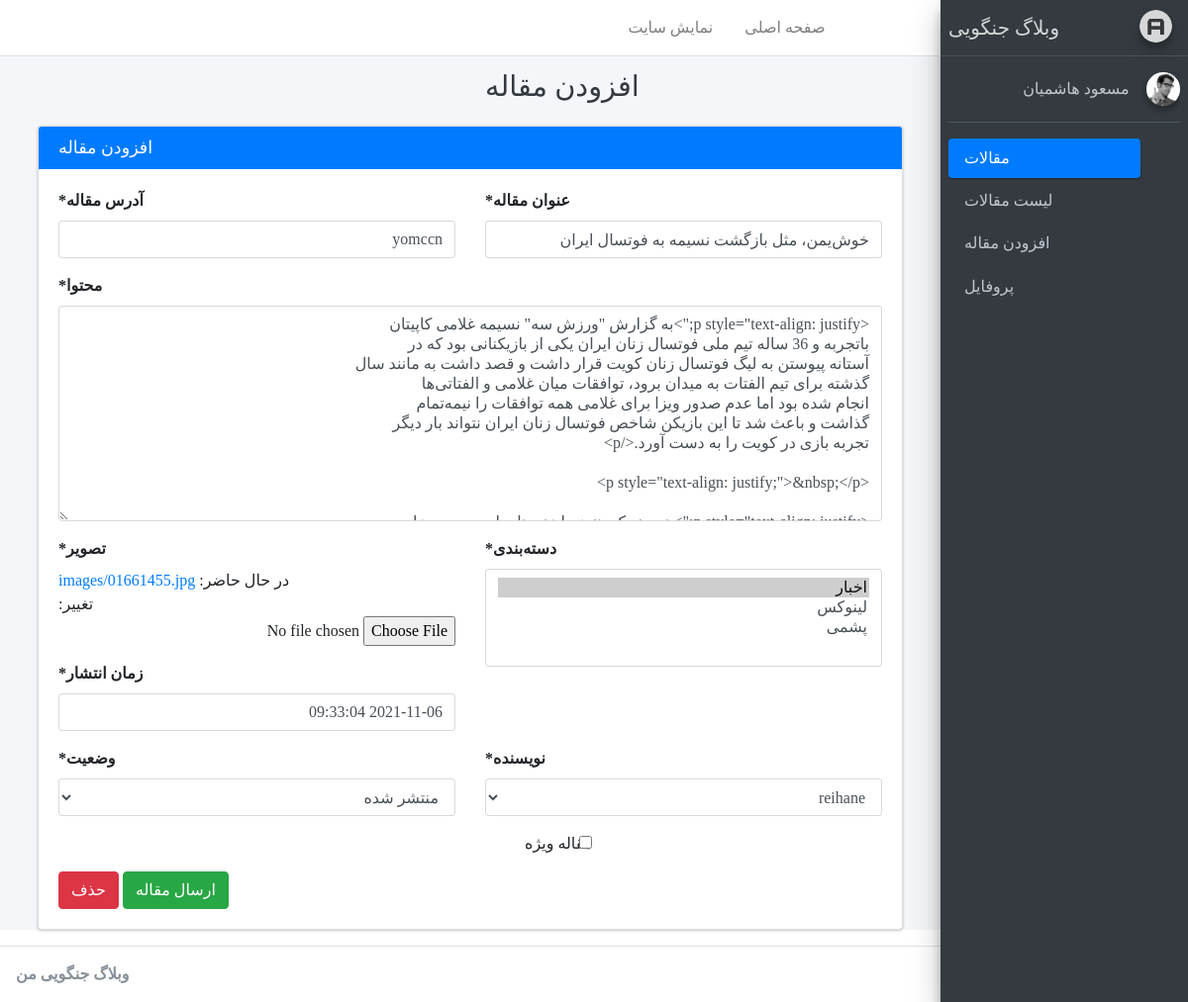
The app's page /account/article/update/3 (signed in), older data.
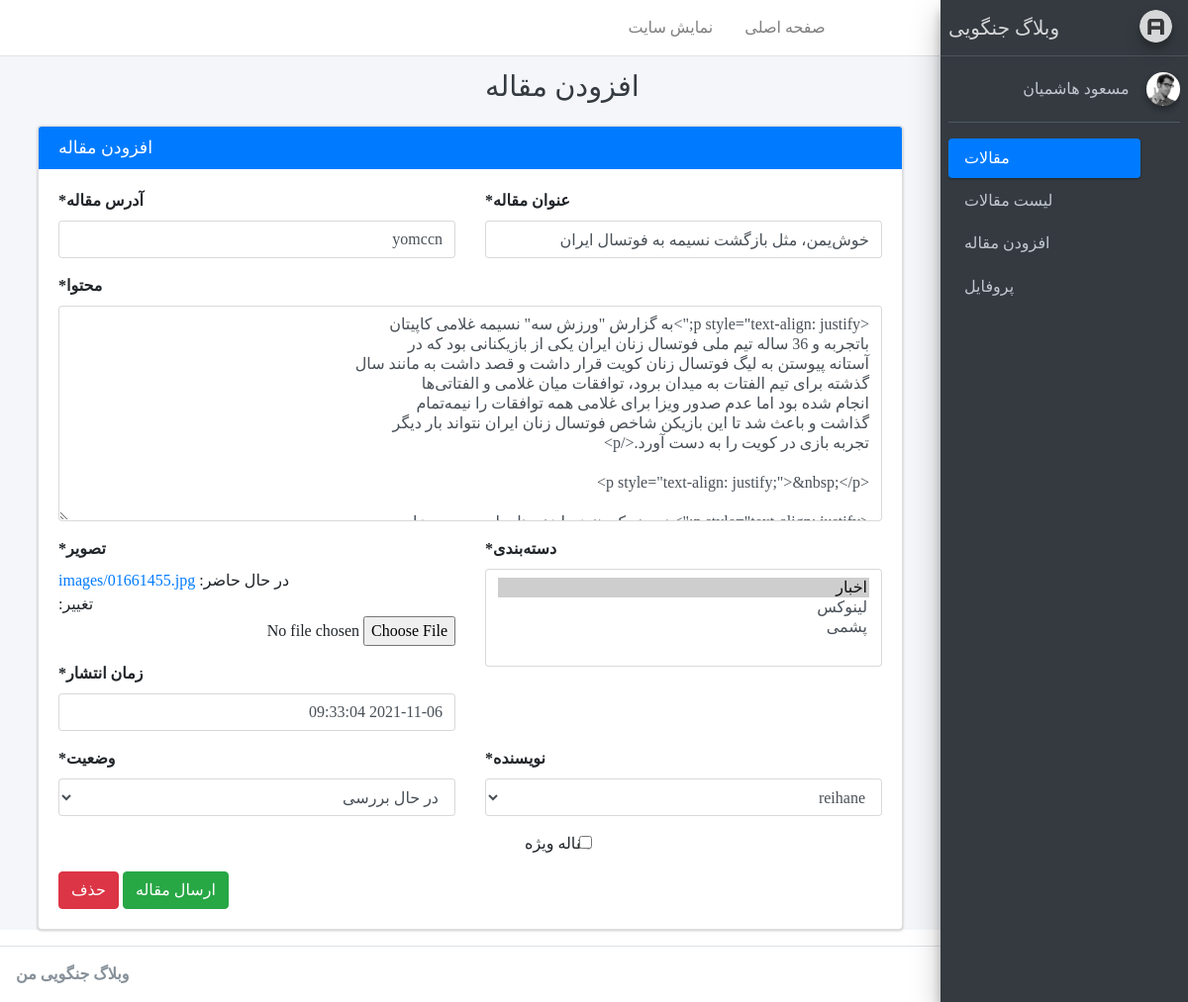
The same page, newer data.
### blog/models.py (models this page shows, shortened)
class Article(models.Model):
    STATUS_CHOICES = (
        ('d','پیش نویس'),       #draft
        ('p','منتشر شده'),      #publish
        ('i','در حال بررسی'),   #investigation
        ('b','برگشت داده‌شده'),  #back
    )
    author = models.ForeignKey(User, null=True, on_delete=models.SET_NULL,related_name='articles',verbose_name='نویسنده')
    title = models.CharField(max_length=200,verbose_name = "عنوان مقاله")
    slug = models.SlugField(max_length=100,unique=True,verbose_name = "آدرس مقاله")
    category = models.ManyToManyField(Category,verbose_name='دسته‌بندی',related_name="articles")
    description = models.TextField(verbose_name = "محتوا")
    thumbnail = models.ImageField(upload_to="images",verbose_name = "تصویر")
    publish = models.DateTimeField(default=timezone.now,verbose_name = "زمان انتشار")
    created = models.DateTimeField(auto_now_add=True)
    updated = models.DateTimeField(auto_now=True)
    is_special = models.BooleanField(default=False,verbose_name="مقاله ویژه")
    status = models.CharField(max_length=1,choices=STATUS_CHOICES,verbose_name = "وضعیت")
    class Meta:
        verbose_name = "مقاله"
        verbose_name_plural = "مقالات"
        ordering = ['-publish']
    def jpublish(self):
        return jalali_converter(self.publish)
    jpublish.short_description = "زمان انتشار"
    def thumbnail_tag(self):
        return format_html("<img width=100 height=70 style='border-radius: 5px;' src='{}'>".format(self.thumbnail.url))
    thumbnail_tag.short_description = "عکس"
    def category_to_str(self):
        return "، ".join([category.title for category in self.category.active()])
    category_to_str.short_description = "دسته‌بندی"
    objects = ArticleManager()

### account/views.py (the view)
# urls.py: path('article/update/<int:pk>',ArticleUpdate.as_view(),name="article-update"),
class ArticleUpdate(AuthorAccessMixin, FormValidMixin, FieldsMixin, UpdateView):
    model = Article
    template_name = "registration/article-create-update.html"

### account/mixins.py (called while the page is built, shortened)
    def dispatch(self, request, *args, **kwargs):
        if request.user.is_superuser:
            self.fields = ["author",
                            "title",
                            "slug",
                            "category",
                            "description",
                            "thumbnail",
                            "publish",
                            'is_special',
                            "status"
                          ]
        else:
            raise Http404("you can't see this page")
        return super().dispatch(request, *args, **kwargs)

    def dispatch(self, request,pk, *args, **kwargs):
        article = get_object_or_404(Article,pk=pk)
        if article.author == request.user and article.status in ['d','b'] or request.user.is_superuser:
            return super().dispatch(request, *args, **kwargs)
        else:
            raise Http404("you can't see this page")

### blog/models.py (called while the page is built)
    def __str__(self):
        return self.title

### templates/registration/article-create-update.html
{% extends 'registration/base.html' %}
{% load crispy_forms_tags %}
{% block title %}{% block title-meta %}
    افزودن مقاله
{% endblock %}{% endblock %}
{% block main %}
    <div class="col-md-12">
        <div class="card card-primary">
            <div class="card-header">
                <h3 class="card-title mb-0 float-left">
                    افزودن مقاله
                </h3>
            </div>
            <div class="card-body">
                <form method="post" enctype="multipart/form-data">{% csrf_token %}
                    <div class="row">
                        <div class="col-6">
                            {{ form.title|as_crispy_field }}
                        </div>
                        <div class="col-6">
                            {{ form.slug|as_crispy_field }}
                        </div>
                        <div class="col-12">
                            {{ form.description|as_crispy_field }}
                        </div>
                        <div class="col-6">
                            {{ form.category|as_crispy_field }}
                        </div>
                        <div class="col-6">
                            {{ form.thumbnail|as_crispy_field }}
                            {{ form.publish|as_crispy_field }}
                        </div>
                        {% if user.is_superuser %}
                            <div class="col-6">
                                {{ form.author|as_crispy_field }}
                                {{ form.is_special|as_crispy_field }}
                            </div>
                            <div class="col-6">
                                {{ form.status|as_crispy_field }}
                            </div>
                        {% endif %}
                    </div>
                    <button class="btn btn-success">ارسال مقاله</button>
                    {% if user.is_superuser and request.resolver_match.kwargs.pk %}
                        <a href="{% url 'account:article-delete' request.resolver_match.kwargs.pk %}" class="btn btn-danger">حذف</a>
                    {% endif %}
                </form>
            </div>
        </div>
    </div>
{% endblock %}

Row changes from the older to the newer data that the page shows:
changed Article "خوش‌یمن، مثل بازگشت نسیمه به فوتسال ایران": status "منتشر شده" → "در حال بررسی"
